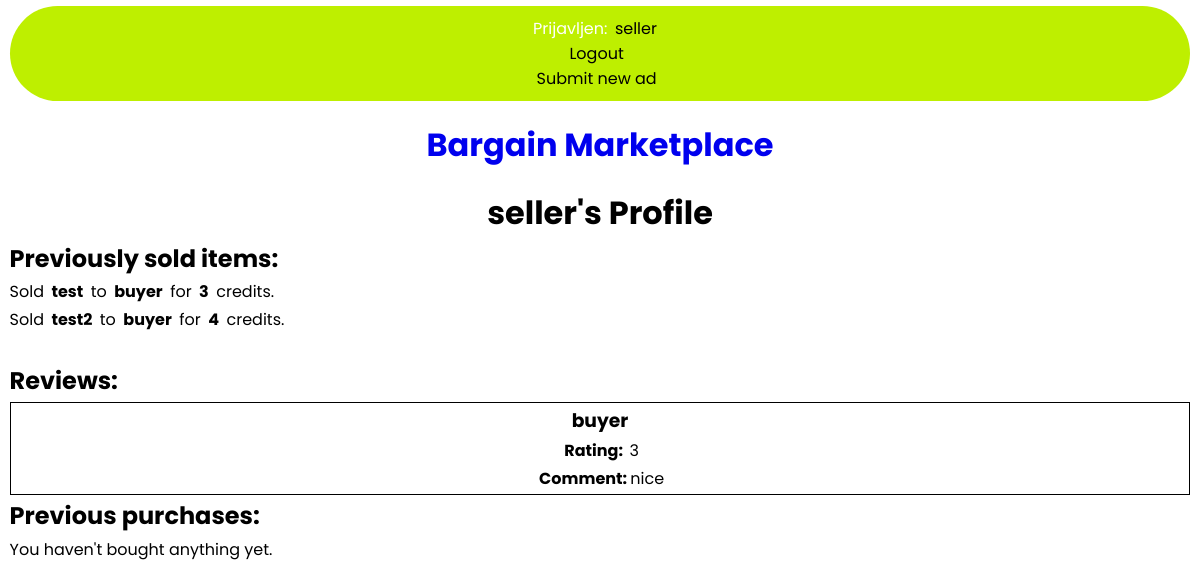
Page /marketplace/profile/2/ (signed in) on the committed database.
### marketplace/models.py (models this page shows, shortened)
class MarketplaceUser(models.Model):
    user = models.OneToOneField(User, on_delete=models.CASCADE, primary_key = True)
    isSeller = models.BooleanField()
    credits = models.PositiveIntegerField()
    def __str__(self):
        return f"{self.user}"

class Purchase(models.Model):
    buyer = models.ForeignKey(User, on_delete=models.CASCADE)
    seller = models.ForeignKey(MarketplaceUser, on_delete=models.CASCADE)
    ad = models.ForeignKey(Ad, on_delete=models.CASCADE)

class Ad(models.Model):
    title = models.CharField(max_length=128)
    desc = models.CharField(max_length=512)
    price = models.PositiveIntegerField()
    pub_date = models.DateTimeField(auto_now_add=True)
    seller = models.ForeignKey(MarketplaceUser, on_delete=models.CASCADE)
    isActive = models.BooleanField()
    image = models.CharField(max_length=128)
    type = models.CharField(max_length=128)
    def __str__(self):
        return f"{self.title}"

class Review(models.Model):
    poster = models.ForeignKey(User, on_delete=models.CASCADE)
    seller = models.ForeignKey(MarketplaceUser, on_delete=models.CASCADE)
    rating = models.IntegerField()
    text = models.CharField(max_length=512)

### marketplace/views.py (the view, shortened to what this page needs)
# urls.py: path("profile/<int:user_id>/", profile, name="profile"),
def profile(request, user_id):
    if request.user.is_authenticated:
        clicked_user = get_object_or_404(MarketplaceUser, pk=user_id)
        if clicked_user.isSeller:
            reviews = clicked_user.review_set.all()
            if request.user.id == user_id: #seller checking out his own profile
                prev_sold_items = clicked_user.purchase_set.all()
                purchases = request.user.purchase_set.all()
                context = {
                    'seller': clicked_user,
                    'reviews': reviews,
                    'prev_sold_items': prev_sold_items,
                    'purchases': purchases,
                }
                return render(request, 'marketplace/seller_profile.html', context)
        return HttpResponseRedirect(reverse('home'))

### marketplace/templates/marketplace/seller_profile.html
{% extends 'marketplace/base.html' %}
{% block content %}
    <h1>{{ seller }}'s Profile</h1>
    <h2>Previously sold items:</h2>
    {% for sold_item in prev_sold_items %}
        <p>Sold <b>{{ sold_item.ad }}</b> to <b>{{ sold_item.buyer }}</b> for <b>{{ sold_item.ad.price }}</b> credits.</p>
    {% empty %}
        <p>You haven't sold anything yet.</p>
    {% endfor %}
    <br>
    <h2>Reviews:</h2>
    {% for review in reviews %}
        <div class ="review">
        <h3>{{ review.poster }}</h3>
        <p><b>Rating: </b>{{ review.rating }}</p>
        <p><b>Comment:</b>{{ review.text }}</p>
        </div>
    {% empty %}
        <p>There are no reviews yet.</p>
    {% endfor %}
    <h2>Previous purchases:</h2>
    {% for purchase in purchases %}
        <p>Bought <b>{{ purchase.ad }}</b> from <b>{{ purchase.seller }}</b> for <b>{{ purchase.ad.price }}</b> credits.</p>
        <form action="{% url 'marketplace:dispute' purchase.ad.id %}" method="post">
            {% csrf_token %}
            <label for ="">Text</label>
            <input type="text" name="text" required> <br>
            <input type="submit" value="Submit a dispute">
        </form>
    {% empty %}
        <p>You haven't bought anything yet.</p>
    {% endfor %}
{% endblock content %}

### marketplace/templates/marketplace/base.html (shortened to what this page needs)
<!DOCTYPE html>
{% load static %}
<html lang="en">
    <head>
        <link rel="stylesheet" type="text/css" href="{% static 'marketplace\css\marketplace.css' %}">
    </head>
    <body>
        <nav>
                {% if request.user.is_authenticated %}
                    Prijavljen: <a href="{% url 'marketplace:profile' request.user.id %}">{{request.user.username}}</a></a>
                    <br>
                    <a href="{% url 'logout' %}">Logout</a>
                    <br>
                    <a href="{% url 'marketplace:new' %}">Submit new ad</a>
                {% else %}
                    <a href="{% url 'login' %}">Login</a>
                    <br>
                    <a href="{% url 'marketplace:register' %}">Register</a>
                {% endif %}
        </nav>
        <h1><a href="/">Bargain Marketplace</a></h1>
        {% block content %}
        {% endblock content %}
    </body>
</html>

### marketplace/static/marketplace/css/marketplace.css (style rules this page uses)
* { margin: 0.2rem; padding: 0; }
body { font-family: 'Poppins', sans-serif; }
html { scroll-behavior: smooth; }
nav { background-color: #beef00; border-radius: 100px; color: #fff; padding: 10px 10px; text-align: center; justify-content: center; align-items: center; }
nav a { color: black; text-decoration: none; margin-right: 10px; align-items: center; }
h1 { text-align: center; margin-top: 20px; color: black; }
h1 a { text-decoration: none; }
.review { text-align:center; border:1px solid black; }

### rows in the picture
MarketplaceUser: user_id.username "seller"
Purchase: ad "test", buyer "buyer", ad.price "3"
Purchase: ad "test2", buyer "buyer", ad.price "4"
Review: poster "buyer", rating "3", text "nice"

### other values in the picture
{{ request.user.username }} "seller"
